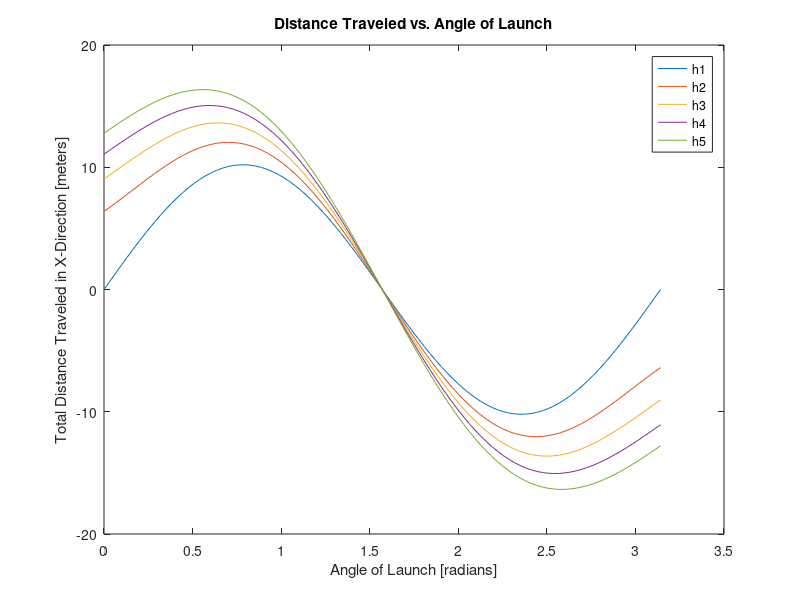

Recreate this plot in MATLAB.
clc
clf
clear all

%% Simulation Parameters
% These are the parameters that you can change.
% N is the total number of data points per run.
% v is the initial speed of the projectile.
% g is the acceleration due to gravity.
% heights are the heights of the cliff on each run.

N = 100;
v = 10;
g = 9.8;
heights = [0, 2, 4, 6, 8];

%% Check Values
% A series of checks to make sure that the parameters make sense.

if N < 0
    error('The number of data points must be greater than zero.');
end

if v < 0
    error('The initial speed of the particle must be greater than zero.');
end

if g < 0
    error('The acceleration due to gravity must be positive in magnitude.');
end

for i = 1:5
    if heights(1,i) < 0
        error('The height of the cliff must be greater than zero.');
    end
end

%% Distance Function
% Calculates the total distance traveled by a projectile.
% theta is the launch angle as measured from the horizontal.
% h is the height of the cliff.

distance = @(theta, h) v*v*cos(theta)*sin(theta)/g ...
                       + v*cos(theta)*sqrt(v*v*sin(theta)*sin(theta) ...
                       + 2*g*h)/g;

%% Initialize Arrays
% These arrays will contain the final answers. Don't touch these!

thetas = linspace(0,pi,N);
h1 = zeros(1,N);
h2 = zeros(1,N);
h3 = zeros(1,N);
h4 = zeros(1,N);
h5 = zeros(1,N);

%% Calculate Distances
% Run through each of the heights and angles and calculate the distance the
% projectile travels.

for i = 1:N
    h1(1,i) = distance(thetas(1,i),heights(1,1));
    h2(1,i) = distance(thetas(1,i),heights(1,2));
    h3(1,i) = distance(thetas(1,i),heights(1,3));
    h4(1,i) = distance(thetas(1,i),heights(1,4));
    h5(1,i) = distance(thetas(1,i),heights(1,5));
end

%% Plot Results

set(gca,'FontSize',16);
plot(thetas,h1,thetas,h2,thetas,h3,thetas,h4,thetas,h5)
title('Distance Traveled vs. Angle of Launch')
xlabel('Angle of Launch [radians]')
ylabel('Total Distance Traveled in X-Direction [meters]')
legend('h1','h2','h3','h4','h5')
